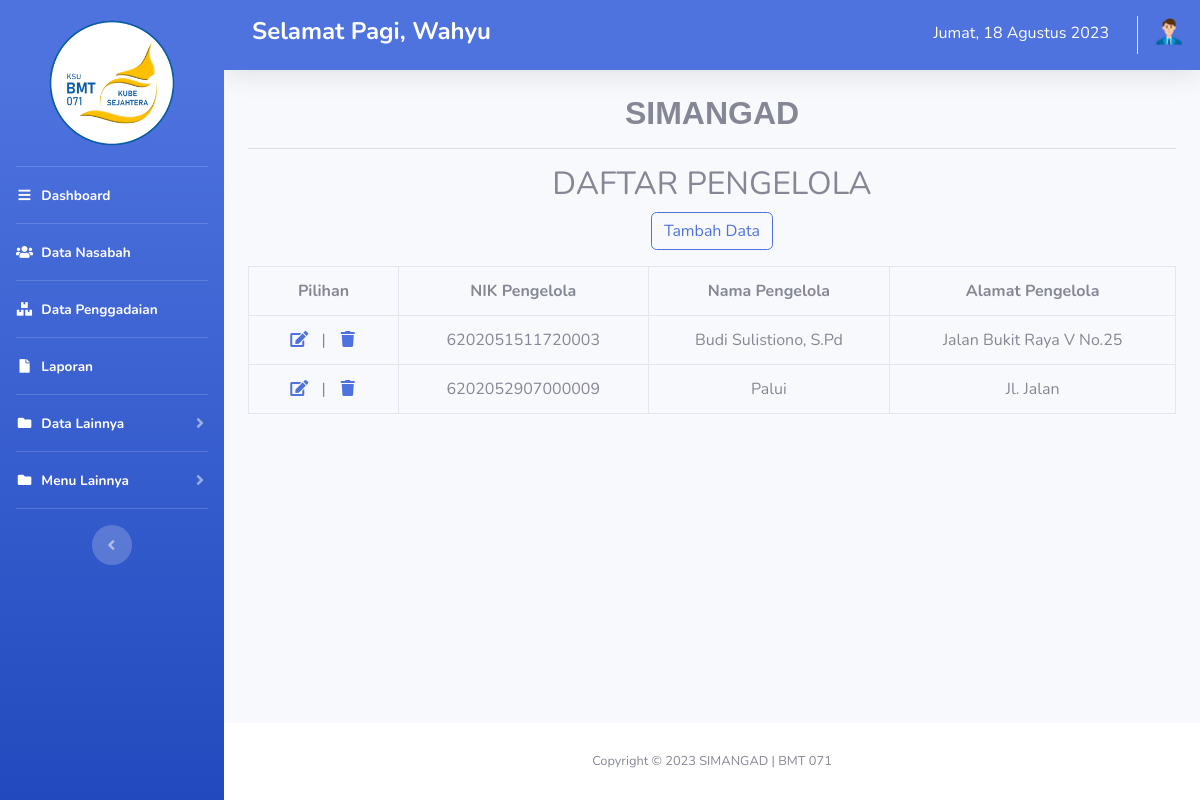
Screenshot of /index.php?page=pengelola (signed in) with the database file from the repository.
### tables this page shows
CREATE TABLE `pengelola` (
  `nik_pengelola` varchar(16) NOT NULL,
  `nama` varchar(30) NOT NULL,
  `alamat` varchar(50) NOT NULL
);

### pengelola_lis.php (the view, shortened to what this page needs)
<h2 align="center">DAFTAR PENGELOLA</h2>
<p align="center"><a href="index.php?page=fpengelola" role="button" type="button" class="btn btn-outline-primary">Tambah Data</a></p>
<table width="900px" align="center" border="1" class="table table-bordered" style="border-collapse:collapse">
	<tr align="center">
		<th>Pilihan</th>
		<th>NIK Pengelola</th>
		<th>Nama Pengelola</th>
		<th>Alamat Pengelola</th>
	</tr>
	<?php
	$result = $dbConn->query("SELECT * FROM pengelola");
	while ($row = $result->fetch(PDO::FETCH_ASSOC)) {
	?>
		<tr align="center">
			<td align="center" width="150px">
				<a href="index.php?updatepengelola=<?php echo $row['nik_pengelola'] ?>">
					<i class="fas fa-fw fa-edit mr-2"></i>
				</a>|
				<a href="pengelola_hapus.php?id=<?php echo $row['nik_pengelola'] ?>" onclick="return confirm('Anda yakin ingin menghapus data ini?')">
					<i class="fas fa-fw fa-trash ml-2"></i>
				</a>
			</td>
			<td>
				<?php echo $row['nik_pengelola']; ?>
			</td>
			<td>
				<?php echo $row['nama']; ?>
			</td>
			<td align="center">
				<?php echo $row['alamat']; ?>
			</td>
		</tr>
	<?php
	}
	?>
</table>

### rows the page displays
pengelola: nik_pengelola "6202051511720003", nama "Budi Sulistiono, S.Pd", alamat "Jalan Bukit Raya V No.25"
pengelola: nik_pengelola "6202052907000009", nama "Palui", alamat "Jl. Jalan"

### other values shown
$_SESSION['admin']['nama_admin'] "Wahyu"
